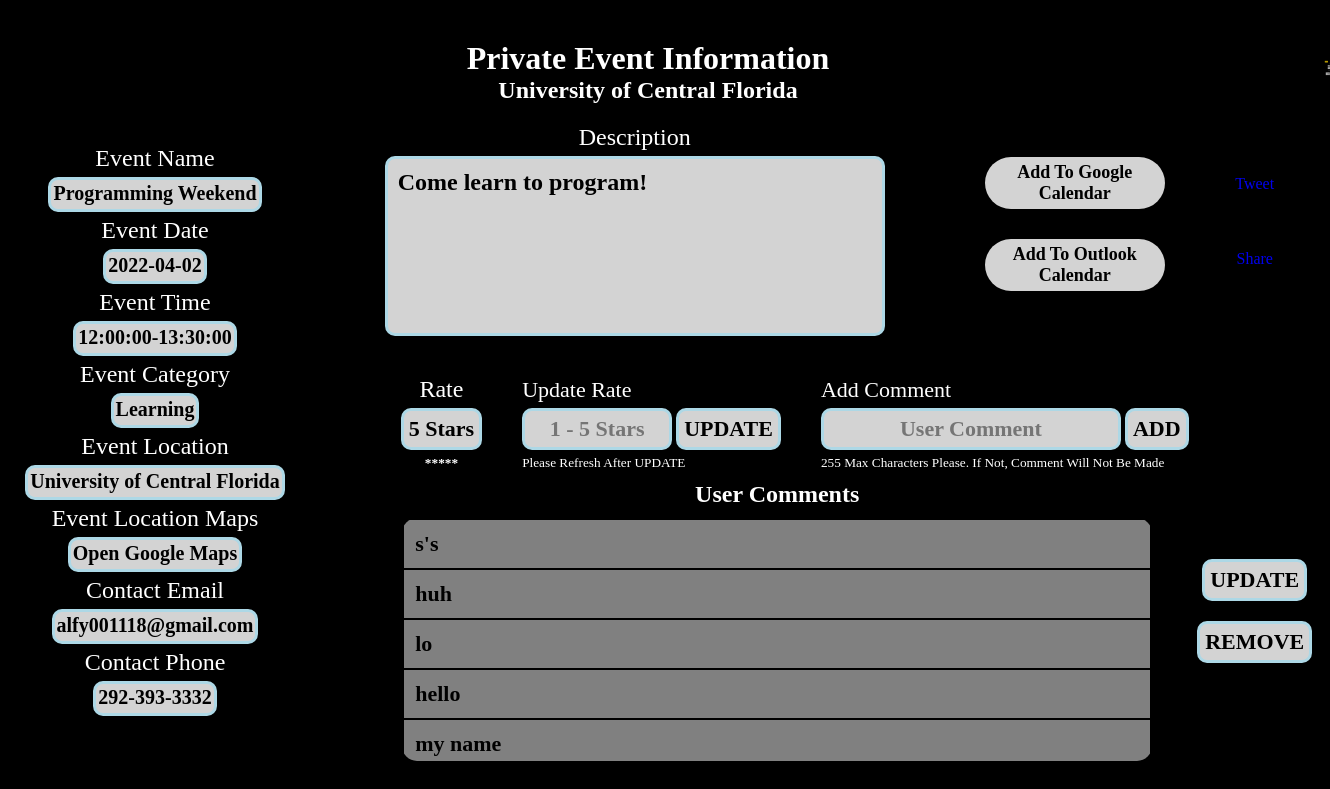
The page /super_admin_pages/private_information.php?name=Programming Weekend&university=University of Central Florida (signed in) on the database its author committed.
### tables this page shows
CREATE TABLE `private_events` (
  `id` int(11) NOT NULL,
  `university` varchar(128) NOT NULL,
  `name` varchar(256) NOT NULL,
  `date` date NOT NULL,
  `time_from` time NOT NULL,
  `time_to` time NOT NULL,
  `category` varchar(128) NOT NULL,
  `description` varchar(1024) NOT NULL,
  `location` varchar(512) NOT NULL,
  `email` varchar(128) NOT NULL,
  `phone` varchar(128) NOT NULL
);

CREATE TABLE `event_rating` (
  `id` int(11) NOT NULL,
  `event_type` varchar(128) NOT NULL COMMENT 'public=0, private=1, rso=2',
  `event_name` varchar(256) NOT NULL,
  `university_name` varchar(128) NOT NULL,
  `username` varchar(128) NOT NULL,
  `rate` varchar(128) DEFAULT NULL COMMENT '1 - 5',
  `status` int(2) NOT NULL DEFAULT 0 COMMENT '0=none yet, 1=rated'
);

CREATE TABLE `event_comments` (
  `id` int(11) NOT NULL,
  `event_type` varchar(128) NOT NULL COMMENT 'public=0, private=1, rso=2	',
  `university_name` varchar(128) NOT NULL,
  `event_name` varchar(256) NOT NULL,
  `username` varchar(128) NOT NULL,
  `comment` varchar(256) NOT NULL DEFAULT 'None'
);

### super_admin_pages/private_information.php (the view, shortened to what this page needs)
<?php
require('../db_connection.php');
if (isset($_GET['name']) && isset($_GET['university'])) {
    $query = "SELECT * FROM `private_events` WHERE `name`='$_GET[name]' && `university`='$_GET[university]'";
    $result = mysqli_query($con, $query);
    if ($result) {
        $fetch_result = mysqli_fetch_assoc($result);
        $private_university = $fetch_result['university'];
        $private_name = $fetch_result['name'];
        $private_date = $fetch_result['date'];
        $private_time_from = $fetch_result['time_from'];
        $private_time_to = $fetch_result['time_to'];
        $private_category = $fetch_result['category'];
        $private_description = $fetch_result['description'];
        $private_location = $fetch_result['location'];
        $private_email = $fetch_result['email'];
        $private_phone = $fetch_result['phone'];
        $new_private_location = str_replace(' ', '+', $private_location);
        $new_university = str_replace(' ', '+', $fetch_result['university']);
        $out_university = str_replace(' ', '%20', $fetch_result['university']);
        $new_name = str_replace(' ', '+', $fetch_result['name']);
        $out_name = str_replace(' ', '%20', $fetch_result['name']);
        $new_date = str_replace('-', '', $fetch_result['date']);
        $new_time_from = str_replace(':', '', $fetch_result['time_from']);
        $new_time_to = str_replace(':', '', $fetch_result['time_to']);
        $new_category = str_replace(' ', '+', $fetch_result['category']);
        $out_category = str_replace(' ', '%20', $fetch_result['category']);
        $new_description = str_replace(' ', '+', $fetch_result['description']);
        $out_description = str_replace(' ', '%20', $fetch_result['description']);
        $new_location = str_replace(' ', '+', $fetch_result['location']);
        $out_location = str_replace(' ', '%20', $fetch_result['location']);
        $admin_email = $fetch_result['email'];
        $admin_phone = $fetch_result['phone'];
    }
}
$rate_query = "SELECT * FROM `event_rating` WHERE `event_type`='1' AND `event_name`='$private_name' AND `university_name`='$private_university' AND `username`='$_SESSION[username]'";
$result_rate_query = mysqli_query($con, $rate_query);
if ($result_rate_query) {
    $fetch_rate = mysqli_fetch_assoc($result_rate_query);
    $user_rating = $fetch_rate['rate'];
}
?>
<!DOCTYPE html>
<html lang="en">
<head>
    <link rel="stylesheet" href="css/private_information.css" />
</head>
<body>
    <header>
        <div class="header">
            <div class="title">
                <h1>Private Event Information</h1>
                <h2><?php echo $private_university ?></h2>
            </div>
            <button onClick="location.href = 'SA_home.php'"><img src="../images/home.png"></button>
        </div>
    </header>
    <div class="event_info">
        <div class="basic">
            <label for="event_name">Event Name</label>
            <h4 id="event_name">
                <?php echo $private_name ?>
            </h4>
            <label for="event_date">Event Date</label>
            <h4 id="event_date">
                <?php echo $private_date ?>
            </h4>
            <label for="event_time">Event Time</label>
            <h4 id="event_time">
                <?php
                echo $private_time_from;
                echo "-";
                echo $private_time_to;
                ?>
            </h4>
            <label for="event_category">Event Category</label>
            <h4 id="event_category">
                <?php echo $private_category ?>
            </h4>
            <label for="event_location">Event Location</label>
            <h4 id="event_location">
                <?php echo $private_location ?>
            </h4>
            <label for="open_maps">Event Location Maps</label>
            <a id="open_maps" href="https://www.google.com/maps/search/?api=1&query=<?php echo $new_private_location ?>" target="_blank" rel="noopener noreferrer">
                Open Google Maps
            </a>
            <label for="event_email">Contact Email</label>
            <h4 id="event_email">
                <?php echo $private_email ?>
            </h4>
            <label for="event_phone">Contact Phone</label>
            <h4 id="event_phone">
                <?php echo $private_phone ?>
            </h4>
        </div>
        <div class="advanced">
            <div class="describe">
                <div class="description">
                    <label for="event_description">Description</label>
                    <h3 id="event_description" rows="4" cols="50">
                        <?php echo $private_description ?>
                    </h3>
                </div>
                <div class="add_event">
                    <a class="add_google" href="https://www.google.com/calendar/render?action=TEMPLATE&text=<?php echo $new_name; ?>+:+<?php echo $new_category; ?>&dates=<?php echo $new_date; ?>T<?php echo $new_time_from; ?>/<?php echo $new_date; ?>T<?php echo $new_time_to; ?>&details=<?php echo $new_description; ?>.+For+details,+please+contact+at:+Email:+<?php echo $admin_email; ?>+Phone:+<?php echo $admin_phone; ?>+at+<?php echo $new_university; ?>&location=<?php echo $new_location; ?>&sf=true&output=xml" target="_blank" rel="noopener noreferrer">
                        Add To Google Calendar
                    </a>
                    <a class="add_outlook" href="https://outlook.office.com/calendar/0/deeplink/compose?&subject=<?php echo $out_name; ?>%3A%20<?php echo $out_category; ?>&body=<?php echo $out_description; ?>%2e%20For%20details%20please%20contact%3A%20<?php echo $admin_email; ?>%20or%20<?php echo $admin_phone; ?>%20at%20<?php echo $out_university; ?>&startdt=<?php echo $private_date; ?>T<?php echo $private_time_from; ?>&enddt=<?php echo $private_date; ?>T<?php echo $private_time_to; ?>&location=<?php echo $out_location; ?>&path=%2Fcalendar%2Faction%2Fcompose&rru=addevent" target="_blank" rel="noopener noreferrer">
                        Add To Outlook Calendar
                    </a>
                </div>
                <div class="social_network">
                    <div class="twitter_share">
                        <a class="twitter-share-button" href="https://twitter.com/intent/tweet" data-size="large" data-text="<?php echo $private_name; ?> on <?php echo $private_date; ?> at <?php echo $private_university; ?>." data-url="https://evieventplanner.com" data-hashtags="EVI,EventPlanner">
                            Tweet
                        </a>
                    </div>
                    <div class="fb-share-button" data-href="https://evieventplanner.com" data-layout="button" data-size="large">
                        <a target="_blank" href="https://www.facebook.com/sharer/sharer.php?u=https%3A%2F%2Fevieventplanner.com%2F&amp;src=sdkpreparse" class="fb-xfbml-parse-ignore">
                            Share
                        </a>
                    </div>
                </div>
            </div>
            <div class="rating">
                <div class="user_rate">
                    <label for="rate">Rate</label>
                    <h4 id="rate">
                        <?php echo $user_rating ?> Stars
                    </h4>
                    <h5>*****</h5>
                </div>
                <div class="update_rate">
                    <form style="text-align: center;" method="POST">
                        <h3>Update Rate</h3>
                        <input type="text" placeholder="1 - 5 Stars" name="stars" pattern="[1-5]{1}" required />
                        <input type="submit" value="UPDATE" />
                        <h5>Please Refresh After UPDATE</h5>
                    </form>
                </div>
                <div class="add_comment">
                    <form style="text-align: center;" method="POST">
                        <h3>Add Comment</h3>
                        <input type="text" placeholder="User Comment" name="comment" required />
                        <input type="submit" value="ADD" />
                        <h5> 255 Max Characters Please. If Not, Comment Will Not Be Made </h5>
                    </form>
                </div>
            </div>
            <div class="comment_actions">
                <div class="comments">
                    <h3>User Comments</h3>
                    <div class="lists">
                        <table border="2px">
                            <?php
                            $query = "SELECT * FROM `event_comments` WHERE `event_type`='1' AND `event_name`='$private_name' AND `university_name`='$private_university' AND `username`='$_SESSION[username]'";
                            $result = mysqli_query($con, $query);
                            if ($result) {
                                if (mysqli_num_rows($result) > 0) {
                                    while ($name = mysqli_fetch_assoc($result)) {
                            ?>
                                        <tr class="names">
                                            <td>
                                                <div class="user_comment">
                                                    <?php
                                                    echo $name['comment'];
                                                    ?>
                                                </div>
                                            </td>
                                        </tr>
                            <?php
                                    }
                                }
                            }
                            ?>
                        </table>
                    </div>
                </div>
                <div class="comment_buttons">
                    <a href="update_private_comment.php?type=1&university=<?php echo $private_university; ?>&name=<?php echo $private_name; ?>">UPDATE</a>
                    <a href="delete_private_comment.php?type=1&university=<?php echo $private_university; ?>&name=<?php echo $private_name; ?>">REMOVE</a>
                </div>
            </div>
        </div>
    </div>
</body>
</html>

### rows shown on the page
private_events: university "University of Central Florida", name "Programming Weekend", date "2022-04-02", time_from "12:00:00", time_to "13:30:00", category "Learning", location "University of Central Florida", email "alfy001118@gmail.com", phone "292-393-3332", description "Come learn to program!"
event_rating: rate "5"
event_comments: comment "s's"
event_comments: comment "huh"
event_comments: comment "lo"
event_comments: comment "hello"
event_comments: comment "my name"
